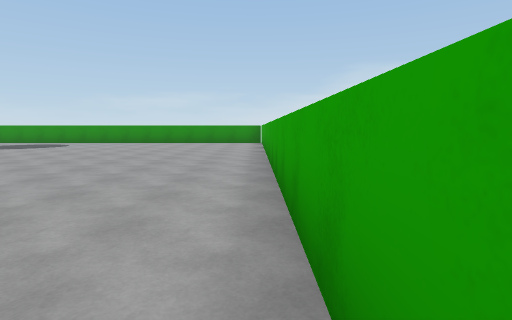
View 1 (above)

24 first-person views from a walk through a 3-D level made in the Unity game engine. The camera is 1.4 m above the floor, tilts 6° down and sees 80° across. The floor is counted in squares, 2 m on a side. Each view is taken from the middle of a square. On the plan, view 1 faces up. The plan holds only what a view shows up to about 10 squares ahead; the rest is blank. The player is left out.

View 2
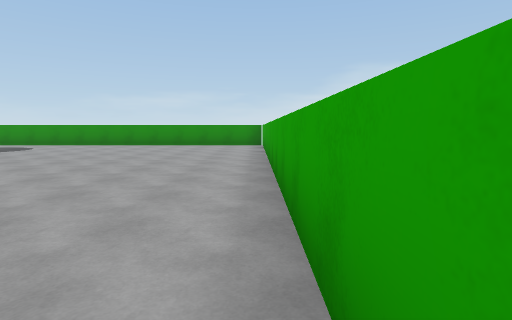

View 3
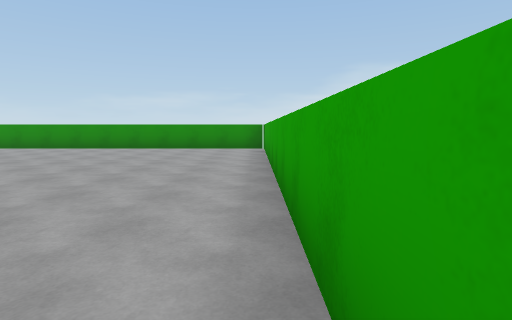

View 4
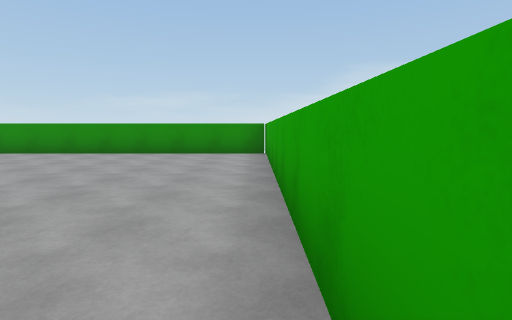

View 5
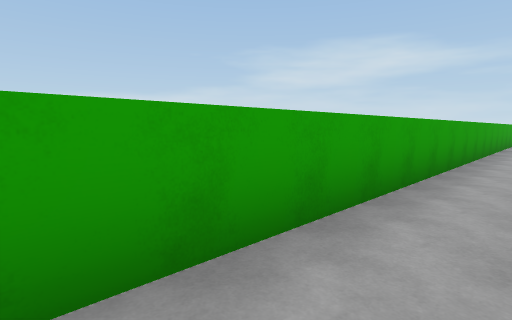

View 6
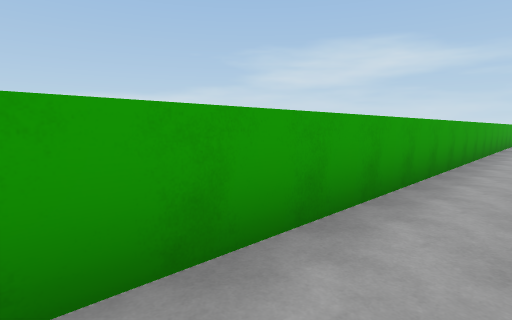

View 7
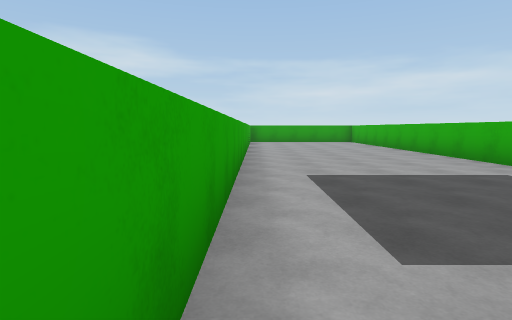

View 8
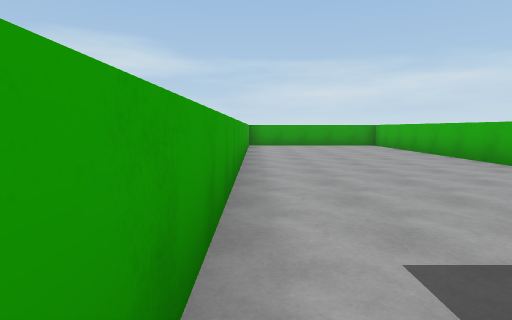

View 9
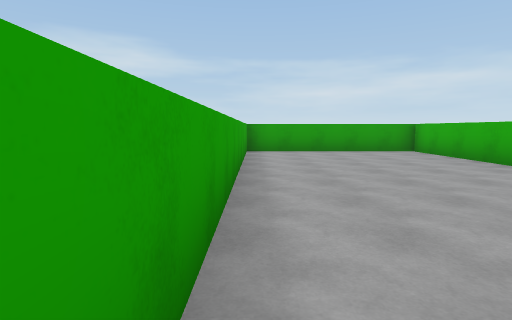

View 10
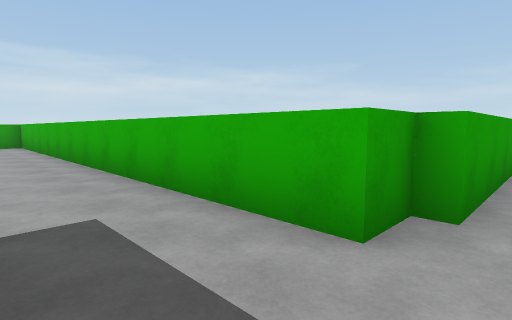

View 11
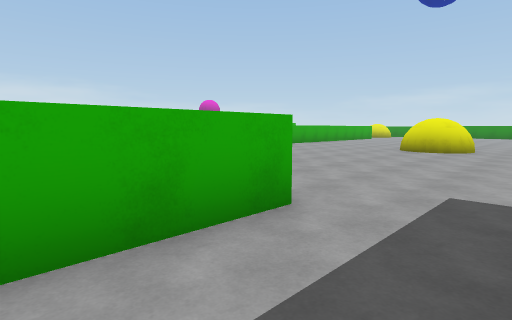

View 12
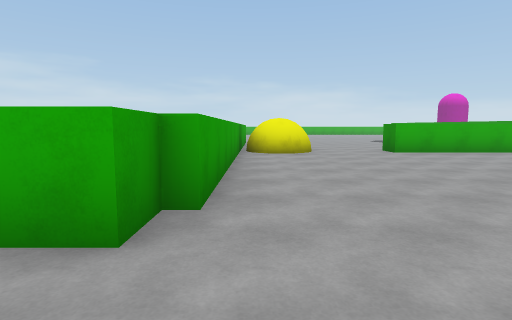

View 13
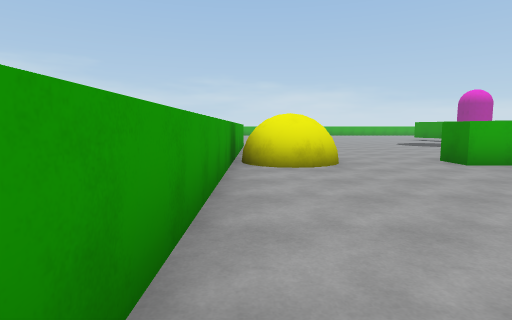

View 14
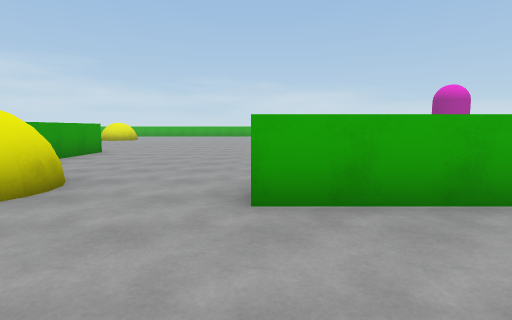

View 15
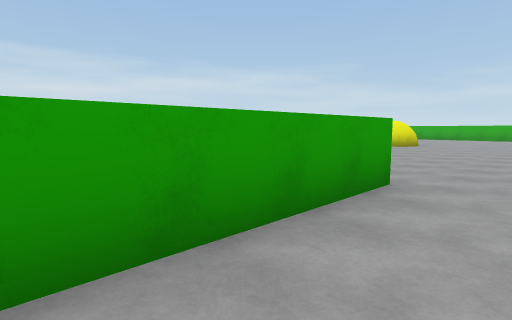

View 16
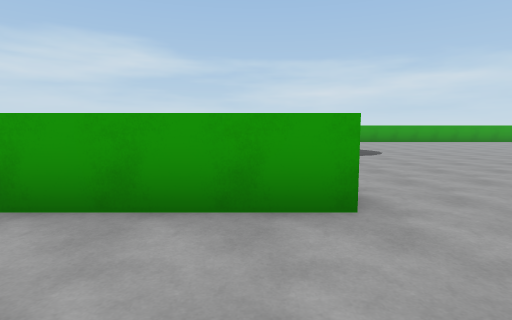

View 17
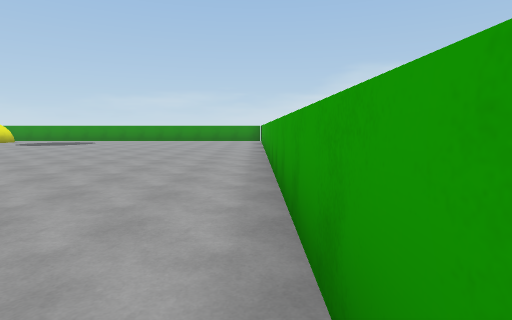

View 18
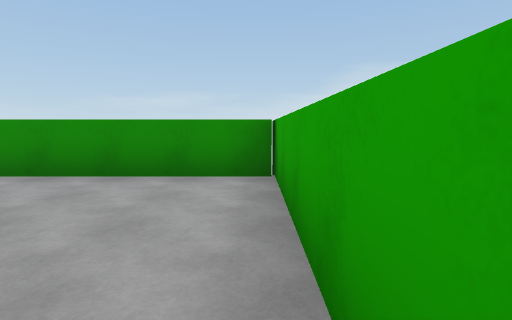

View 19
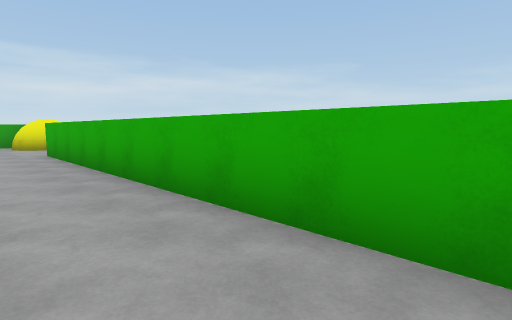

View 20
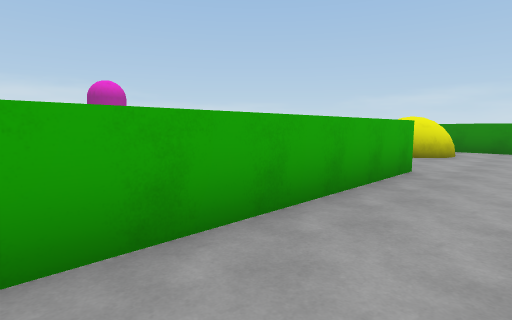

View 21
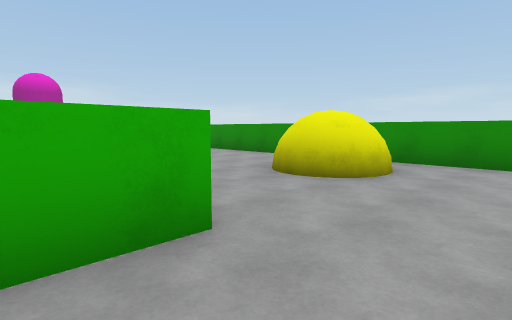

View 22
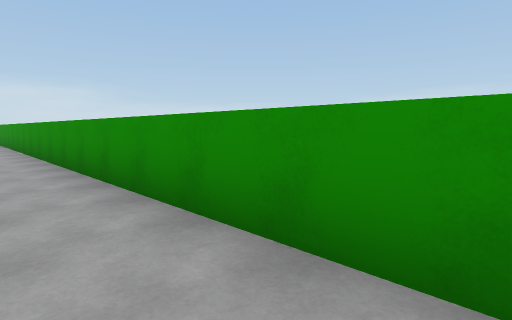

View 23
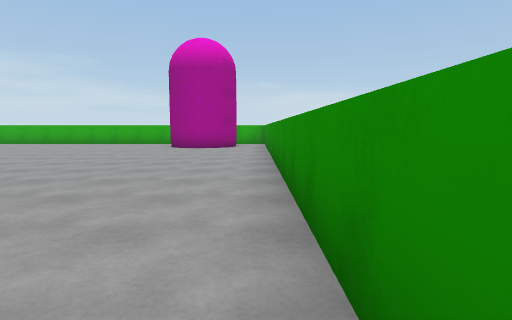

View 24
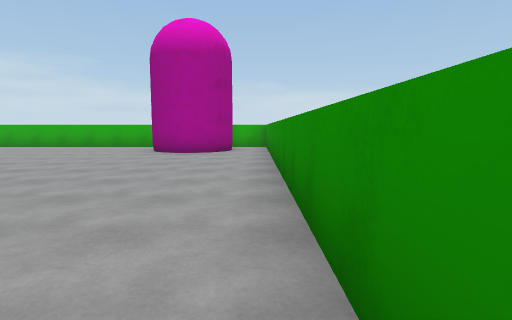

### Floor plan
Points are (right, up) in squares from view 1. A wall is a line through its corners. A room is listed if a view was taken in it or the views show most of it. See-through windows are left out.
Room 1 (views 1, 2, 3, 4, 5, 6, 7, 8, 9, 10, 11, 12, 13, 14, 17, 18, 19, 20, 21)
walls: (-11.8, -5.5) (-11.5, -5.8); (-11.4, -6.2) (-11.5, -6.8) (-11.9, -7.1); (-12.5, -7.5) (-5.6, -7.5) (-5.6, -7.8) (-4.7, -7.8) (-4.7, -20.2) (0.4, -20.2); (-11.7, 9.2) (-11.7, -3); (-11.9, 12.7) (-11.9, 12.2); (0.2, 14.4) (-7.1, 14.4); (-11.9, 13) (-11.8, 12.5); (-10.5, 14.4) (-11.5, 14.4); (0.3, -19.8) (0.3, 14.8)
low walls: (-5.3, -0.4) (-5.8, -0.4)
ways out: opening at (-12.5, 14) to room 2; opening at (-12, -4.5) to room 2; opening at (-12, 10.5) to room 2
Room 2 (views 15, 16, 22, 23, 24)
walls: (-17.9, -7.5) (-12.5, -7.5); (-12.7, -5.4) (-12.4, -5.4) (-11.8, -5.5); (-11.7, -3) (-12.6, -3); (-11.9, -7.1) (-12.4, -7.2); (-31.8, 11.3) (-32.1, 11) (-32.5, 10.8); (-31.6, 11.6) (-31.9, 11.1); (-12.4, 11.7) (-13, 11.6) (-13.4, 11.9); (-31.6, 12.6) (-31.5, 11.8); (-31.8, 12.8) (-31.5, 12.2); (-15, 14.4) (-31.6, 14.4); (-32.1, 13) (-31.5, 12.4) (-31.6, 11.4); (-11.5, 14.4) (-13, 14.4)
ways out: opening at (-12.5, 14) to room 1; opening at (-12, -4.5) to room 1; opening at (-12, 10.5) to room 1; opening at (-32, 14)

Where each view was taken, in squares from view 1:
view 1: 0 up, 0 right, facing up
view 2: 2 up, 0 right, facing up
view 3: 4 up, 0 right, facing up
view 4: 6 up, 0 right, facing up
view 5: 4 up, 1 left, facing down-right
view 6: 2 down, 1 left, facing down-right
view 7: 5 down, 0 right, facing down
view 8: 8 down, 0 right, facing down
view 9: 11 down, 0 right, facing down
view 10: 7 down, 3 left, facing down-left
view 11: 10 down, 3 left, facing up-left
view 12: 7 down, 3 left, facing left
view 13: 7 down, 6 left, facing left
view 14: 3 down, 9 left, facing left
view 15: 6 down, 14 left, facing down-left
view 16: 5 down, 17 left, facing down
view 17: 2 down, 0 right, facing up
view 18: 10 up, 0 right, facing up
view 19: 6 up, 10 left, facing down-left
view 20: 4 up, 10 left, facing up-left
view 21: 8 up, 10 left, facing up-left
view 22: 13 up, 15 left, facing up-left
view 23: 14 up, 21 left, facing left
view 24: 14 up, 23 left, facing left
